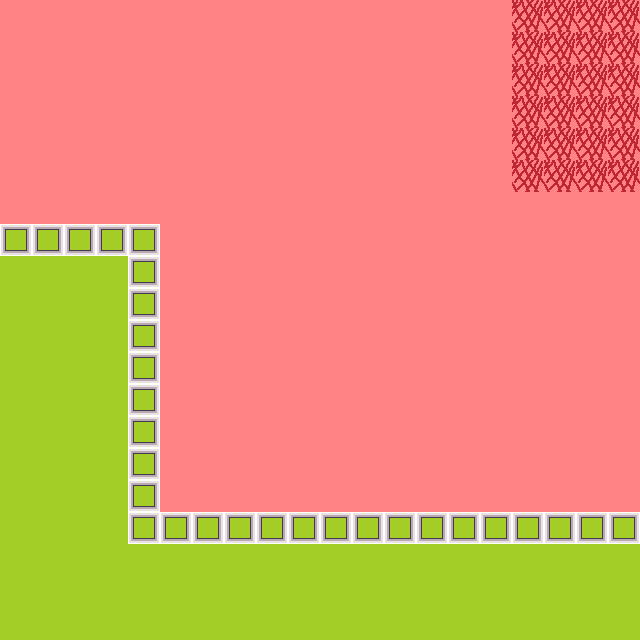

This game map was drawn from its Tiled (.tmx) file and the tilesets committed beside it. A one-line description and the full map source follow:
An orthogonal 20x20 tile map with 32x32 px tiles, 1 tile layer (Tile Layer 1).

<map version="1.0" orientation="orthogonal" renderorder="left-down" width="20" height="20" tilewidth="32" tileheight="32" backgroundcolor="#ff8385" nextobjectid="1">
 <properties>
  <property name="MaxY" value="6" />
  <property name="RightExitMaxY" value="15" />
 </properties>
 <tileset firstgid="1" name="Tileset" tilewidth="32" tileheight="32">
  <image source="../TiledTileset.png" trans="ff00ff" width="320" height="160" />
 </tileset>
 <layer name="Tile Layer 1" width="20" height="20">
  <data encoding="csv">
0,0,0,0,0,0,0,0,0,0,0,0,0,0,0,0,31,31,31,31,
0,0,0,0,0,0,0,0,0,0,0,0,0,0,0,0,31,31,31,31,
0,0,0,0,0,0,0,0,0,0,0,0,0,0,0,0,31,31,31,31,
0,0,0,0,0,0,0,0,0,0,0,0,0,0,0,0,31,31,31,31,
0,0,0,0,0,0,0,0,0,0,0,0,0,0,0,0,31,31,31,31,
0,0,0,0,0,0,0,0,0,0,0,0,0,0,0,0,31,31,31,31,
0,0,0,0,0,0,0,0,0,0,0,0,0,0,0,0,0,0,0,0,
12,12,12,12,12,0,0,0,0,0,0,0,0,0,0,0,0,0,0,0,
11,11,11,11,12,0,0,0,0,0,0,0,0,0,0,0,0,0,0,0,
11,11,11,11,12,0,0,0,0,0,0,0,0,0,0,0,0,0,0,0,
11,11,11,11,12,0,0,0,0,0,0,0,0,0,0,0,0,0,0,0,
11,11,11,11,12,0,0,0,0,0,0,0,0,0,0,0,0,0,0,0,
11,11,11,11,12,0,0,0,0,0,0,0,0,0,0,0,0,0,0,0,
11,11,11,11,12,0,0,0,0,0,0,0,0,0,0,0,0,0,0,0,
11,11,11,11,12,0,0,0,0,0,0,0,0,0,0,0,0,0,0,0,
11,11,11,11,12,0,0,0,0,0,0,0,0,0,0,0,0,0,0,0,
11,11,11,11,12,12,12,12,12,12,12,12,12,12,12,12,12,12,12,12,
11,11,11,11,11,11,11,11,11,11,11,11,11,11,11,11,11,11,11,11,
11,11,11,11,11,11,11,11,11,11,11,11,11,11,11,11,11,11,11,11,
11,11,11,11,11,11,11,11,11,11,11,11,11,11,11,11,11,11,11,11
</data>
 </layer>
</map>
